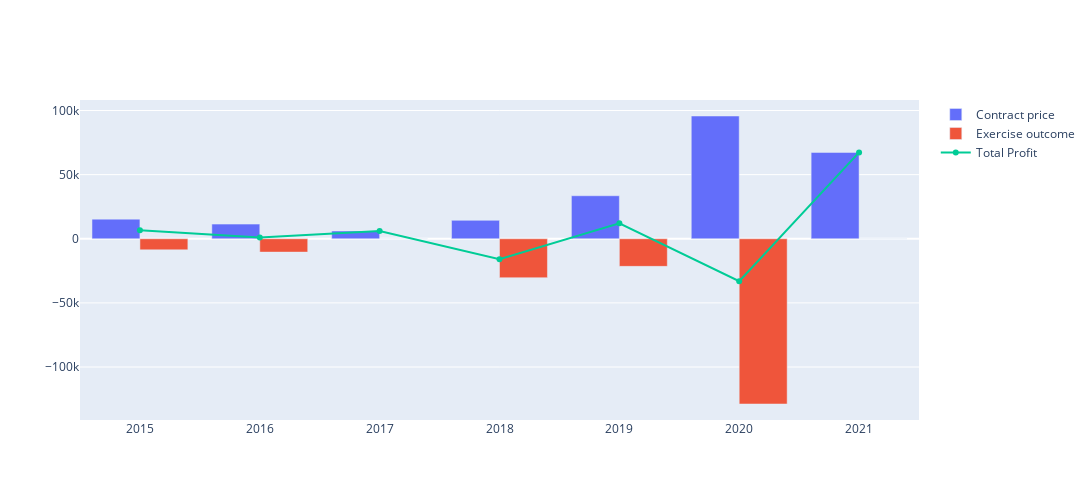

Source (notebook cell):
### Markdown cell above
Further we look at the total profits and the ones attributed to Contract price and Exercise outcome components on an annual basis.

### Code cell
# create a dataframe of profits from Contract price and Exercise outcome gouped by year
newdf = transaction.groupby(by = ['Year'])['Contract price','Exercise outcome', 'Total Profit/Loss' ].sum().reset_index()

# plot the dataframe
fig = make_subplots()
fig.add_trace(go.Bar(x=newdf['Year'], y=newdf['Contract price'], name = 'Contract price'))
fig.add_trace(go.Bar(x=newdf['Year'], y=newdf['Exercise outcome'], name = 'Exercise outcome'))
fig.add_trace(go.Line(x=newdf['Year'], y=newdf['Total Profit/Loss'], name = 'Total Profit'))

fig.update_layout(height=500, width=1100)
fig.show()

### Figure 1 — Plotly figure (JSON) as saved in the notebook; plotly's stock layout.template omitted (floating-point values rounded to 4 significant figures)
{"data": [{"name": "Contract price", "type": "bar", "x": [2015, 2016, 2017, 2018, 2019, 2020, 2021], "y": [15305, 11418, 6075, 14366, 33532, 95713, 67323]}, {"name": "Exercise outcome", "type": "bar", "x": [2015, 2016, 2017, 2018, 2019, 2020, 2021], "y": [-8636.0, -10390.0, 0, -30340.0, -21510.0, -128800.0, 0]}, {"name": "Total Profit", "type": "scatter", "x": [2015, 2016, 2017, 2018, 2019, 2020, 2021], "y": [6669.0, 1026.0, 6075, -15980.0, 12020.0, -33110.0, 67323]}], "layout": {"height": 500, "width": 1100, "xaxis": {"anchor": "y", "autorange": true, "domain": [0, 1], "range": [2014.0, 2022.0], "type": "linear"}, "yaxis": {"anchor": "x", "autorange": true, "domain": [0, 1], "range": [-141300.0, 108200.0], "type": "linear"}}}
